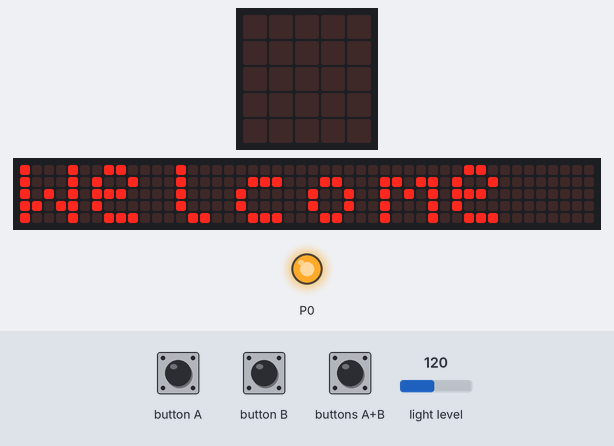
A program run on a simulated BBC micro:bit (MakeCode). On the bench: the board's 5×5 LED display, a strip that is not on the board, showing the scrolling text unrolled, output pins drawn as LEDs (lit = HIGH). The test bench sets the inputs (shaded band); at power-on: light level 120. The 48×5 strip is a reading aid, not a part: it shows the text the display is scrolling, unrolled, one strip-width of it at a time.

Above: at 9.4 s.
11.1 s: button A pressed for 0.15 s
At 11.32 s:
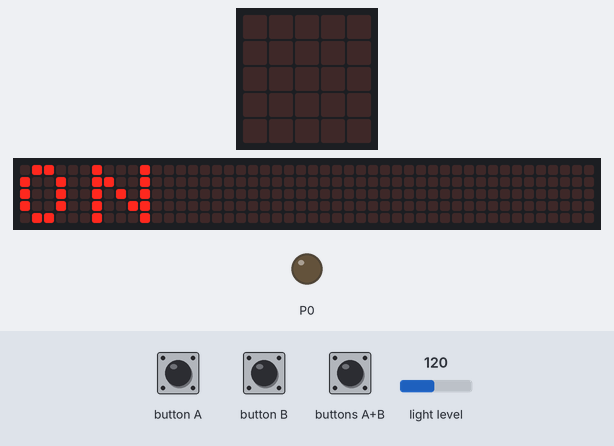
11.8 s: button A pressed for 0.15 s
12.5 s: button A pressed for 0.15 s
At 17.77 s:
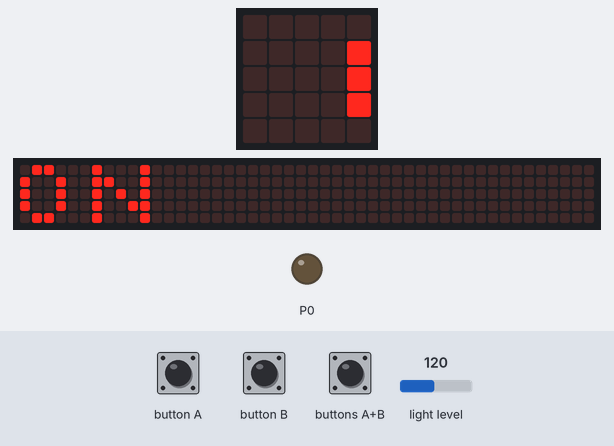
18.9 s: button A pressed for 0.15 s
At 20.47 s:
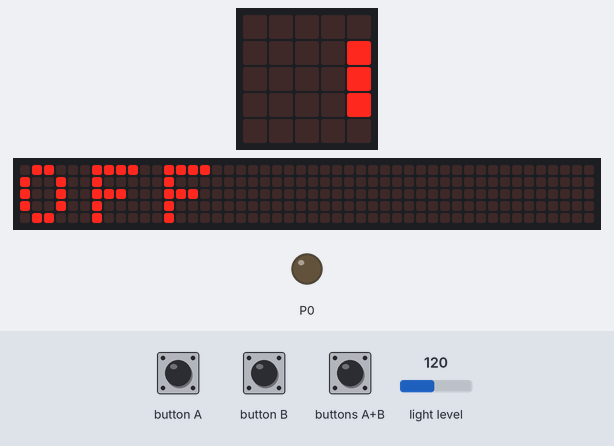
22.6 s: button A pressed for 0.15 s
At 27.7 s:
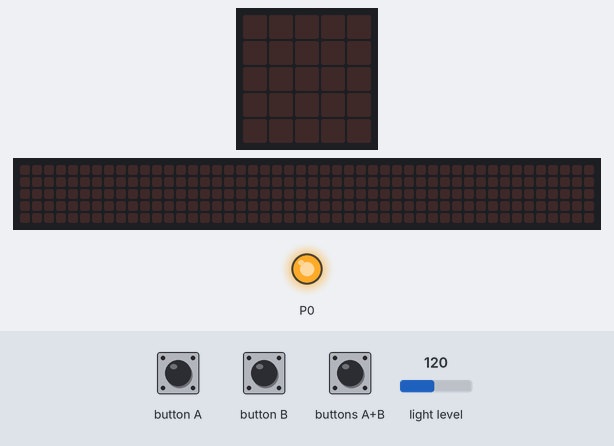
Timing chart, 0 to 28.0 s (numbered marks = the images above; inputs shaded):
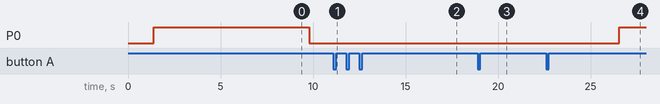

The program:

main.ts
```typescript
input.onButtonPressed(Button.A, function () {
    if (Ajuste) {
        Brillo += 1
    } else {
        if (Interuptor) {
            Interuptor = false
            basic.showString("OFF")
        } else {
            basic.showString("ON")
            Interuptor = true
        }
    }
})
input.onButtonPressed(Button.AB, function () {
    if (Interuptor && Ajuste) {
        numeros = false
        basic.clearScreen()
        basic.showString("Ajuste guardado")
        Ajuste = false
    }
})
input.onButtonPressed(Button.B, function () {
    if (Interuptor) {
        if (!(Ajuste)) {
            Ajuste = true
            basic.showString("Ajuste")
            basic.showString("x10")
            numeros = true
        } else {
            Brillo += -1
        }
    }
})
let numeros = false
let Interuptor = false
let Ajuste = false
let Brillo = 12
Ajuste = false
Interuptor = false
basic.showLeds(`
    # # # # #
    # # # # #
    # # # # #
    # # # # #
    # # # # #
    `)
basic.pause(1000)
pins.digitalWritePin(DigitalPin.P0, 1)
basic.showIcon(IconNames.Happy)
for (let index = 0; index < 3; index++) {
    led.enable(false)
    basic.pause(100)
    led.enable(true)
    basic.pause(100)
}
basic.clearScreen()
basic.showString("Welcome")
pins.digitalWritePin(DigitalPin.P0, 0)
basic.forever(function () {
    if (numeros) {
        basic.showNumber(Brillo)
    }
})
basic.forever(function () {
    if (Interuptor && !(Ajuste)) {
        if (input.lightLevel() > Brillo * 10) {
            pins.digitalWritePin(DigitalPin.P0, 0)
        } else {
            pins.digitalWritePin(DigitalPin.P0, 1)
        }
    } else {
        pins.digitalWritePin(DigitalPin.P0, 0)
    }
})
```

test.ts
```typescript
// aquí va el archivo "tests"; esto no se compilará cuando este paquete se utilice como una extensión.
```

Measured:
- after the input at 11.1 s, the display: changes after 0.15 s (image 1)
- after the input at 18.9 s, P0: stays LOW (without the input it goes to HIGH after 1.4 s); the display: first differs from a run without the input after 1.4 s (image 3 shows a later state)
- after the input at 22.6 s, P0: LOW → HIGH after 4.0 s; the display: first differs from a run without the input after 1.3 s (image 4 shows a later state)
- what the display in image 0 shows lasts 0.4 s, from 9.4 s to 9.8 s
